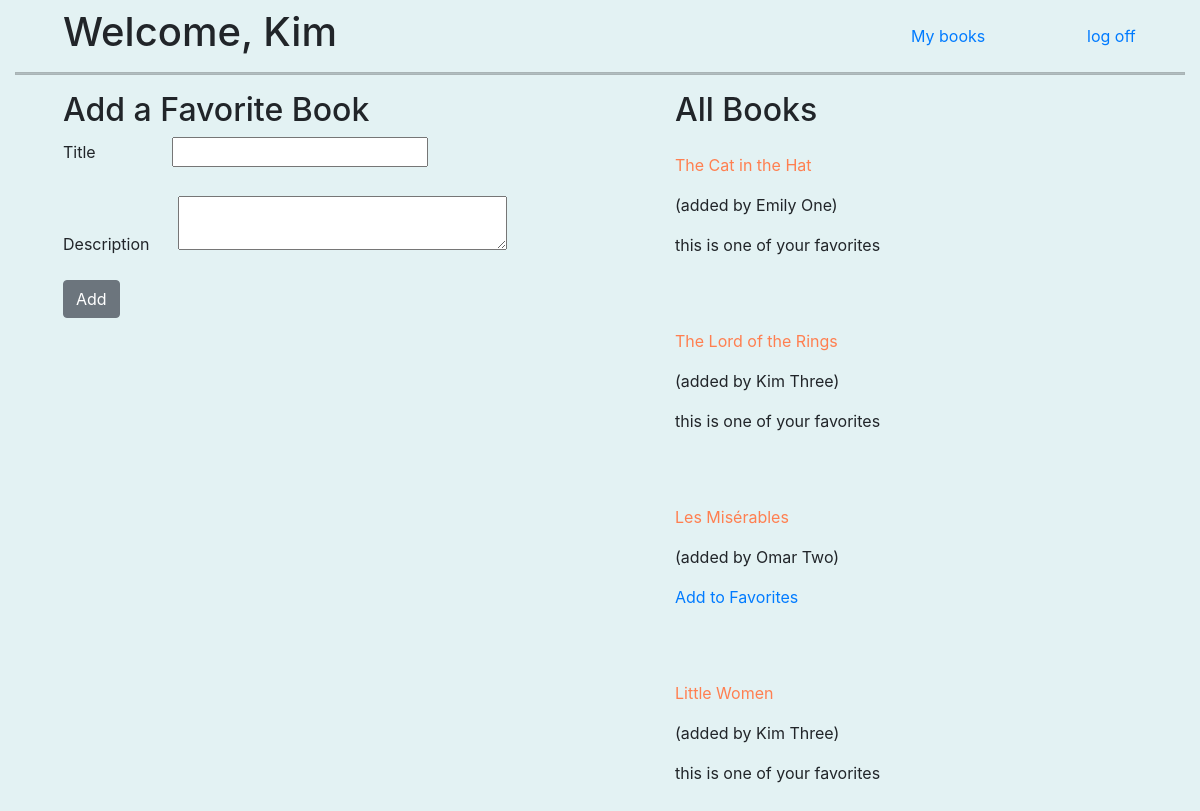
Page /books/ (signed in) on the committed database.
### login_app/models.py (models this page shows)
class User(models.Model):
    first_name= models.CharField(max_length=50)
    last_name= models.CharField(max_length=50)
    birthday= models.DateTimeField()
    email= models.CharField(max_length=100, unique=True)
    password= models.CharField(max_length=60)
    created_at= models.DateTimeField(auto_now_add=True)
    updated_at= models.DateTimeField(auto_now=True)
    objects = UserManager()

### book_app/models.py (models this page shows)
class Book(models.Model):
    title= models.CharField(max_length=255)
    desc= models.TextField()
    uploaded_by= models.ForeignKey('login_app.User', related_name='books_uploaded', on_delete=CASCADE)
    liked_by= models.ManyToManyField('login_app.User', related_name='liked_books')
    created_at = models.DateTimeField(auto_now_add=True)
    updated_at= models.DateTimeField(auto_now=True)
    objects= BookManager()

### book_app/views.py (the view)
# urls.py: path('', views.index),
def index(request):
    if 'user_id' not in request.session:
        return redirect('/')
    context={
        'user': User.objects.get(id =request.session['user_id']),
        'books': Book.objects.all(),
    }
    return render(request, 'books.html', context)

### book_app/templates/books.html (shortened to what this page needs)
<!DOCTYPE html>
<html lang="en">
    <head>
        <link href="https://cdn.jsdelivr.net/npm/bootstrap@5.0.1/dist/css/bootstrap.min.css" rel="stylesheet">
        <link rel="stylesheet" href="https://stackpath.bootstrapcdn.com/bootstrap/4.5.2/css/bootstrap.min.css">
    </head>
    <body>
        <div class="container-fluid pb-5" style="background-color: rgb(227, 242, 243)">
            <div class="row">
                <div class="col-8 ml-5">
                <h1 class="my-2">Welcome, {{request.session.first_name}}</h1>
                </div>
                <div class="col d-flex">
                    <a class=" float-right mt-4 ml-5" href="/books/my_books">My books</a>
                    </div>
                <div class="col d-flex">
                <a class=" float-right mt-4 ml-5" href="/">log off</a>
                </div>
            </div>
            <hr style="border: black solid 1px" class="mt-2">
            <div class="row">
                <div class="col ml-5 mr-4">
                    <h2>Add a Favorite Book</h2>
                    <form action="/books/add" method="POST">
                    <label class="mr-5" for="">Title</label>
                    <input class="ml-4" type="text" name="title"><br>
                    <label class="mb-4" for="">Description</label>
                    <textarea class="ml-4 mt-4" name="desc" cols="30" rows="2"></textarea><br>
                    <input type="submit" class="btn btn-secondary" value="Add">
                    </form>
                </div>
                <div class="col ml-5">
                    <h2>All Books</h2>
                    {% for book in books %}
                    <div class="my-4">
                        <p><a style="color: coral;" href="/books/{{book.id}}">{{book.title}}</a></p>
                        <p>(added by {{book.uploaded_by.first_name}} {{book.uploaded_by.last_name}})</p>
                        {% if user in book.liked_by.all %}
                            <p>this is one of your favorites</p>
                        {% else %}
                            <p><a href="/books/like/{{book.id}}">Add to Favorites</a></p>
                        {% endif %}
                    </div><br>
                    {% endfor %}
                </div>
            </div>
        </div>
    </body>
</html>

### rows in the picture
User: session.first_name "Kim"
Book: title "The Cat in the Hat", uploaded_by.first_name "Emily", uploaded_by.last_name "One", shows "this is one of your favorites"
Book: title "The Lord of the Rings", uploaded_by.first_name "Kim", uploaded_by.last_name "Three", shows "this is one of your favorites"
Book: title "Les Misérables", uploaded_by.first_name "Omar", uploaded_by.last_name "Two"
Book: title "Little Women", uploaded_by.first_name "Kim", uploaded_by.last_name "Three", shows "this is one of your favorites"
